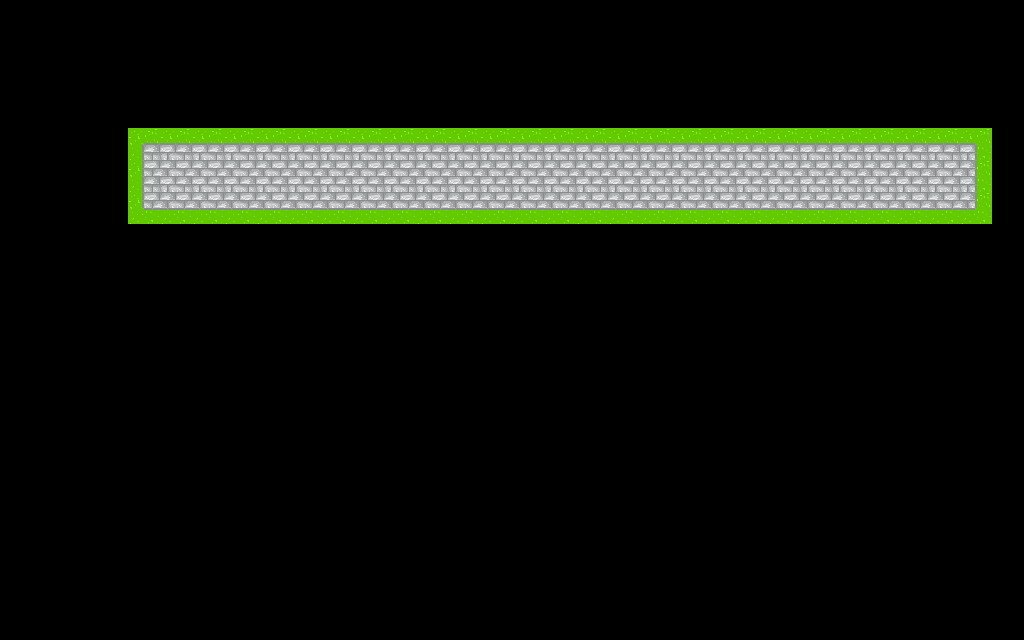

This game map was drawn from its Tiled (.tmx) file and the tilesets committed beside it. A one-line description and the full map source follow:
An orthogonal 32x20 tile map with 32x32 px tiles, 1 tile layer (background).

<map version="1.2" tiledversion="1.3.1" orientation="orthogonal" renderorder="right-down" compressionlevel="-1" width="32" height="20" tilewidth="32" tileheight="32" infinite="0" nextlayerid="2" nextobjectid="1">
 <tileset firstgid="1" source="pathways_no_gaps.tsx" />
 <layer id="1" name="background" width="32" height="20">
  <data encoding="csv">
0,0,0,0,0,0,0,0,0,0,0,0,0,0,0,0,0,0,0,0,0,0,0,0,0,0,0,0,0,0,0,0,
0,0,0,0,0,0,0,0,0,0,0,0,0,0,0,0,0,0,0,0,0,0,0,0,0,0,0,0,0,0,0,0,
0,0,0,0,0,0,0,0,0,0,0,0,0,0,0,0,0,0,0,0,0,0,0,0,0,0,0,0,0,0,0,0,
0,0,0,0,0,0,0,0,0,0,0,0,0,0,0,0,0,0,0,0,0,0,0,0,0,0,0,0,0,0,0,0,
0,0,0,0,1,2,2,2,2,2,2,2,2,2,2,2,2,2,2,2,2,2,2,2,2,2,2,2,2,2,3,0,
0,0,0,0,4,5,5,5,5,5,5,5,5,5,5,5,5,5,5,5,5,5,5,5,5,5,5,5,5,5,6,0,
0,0,0,0,7,8,8,8,8,8,8,8,8,8,8,8,8,8,8,8,8,8,8,8,8,8,8,8,8,8,9,0,
0,0,0,0,0,0,0,0,0,0,0,0,0,0,0,0,0,0,0,0,0,0,0,0,0,0,0,0,0,0,0,0,
0,0,0,0,0,0,0,0,0,0,0,0,0,0,0,0,0,0,0,0,0,0,0,0,0,0,0,0,0,0,0,0,
0,0,0,0,0,0,0,0,0,0,0,0,0,0,0,0,0,0,0,0,0,0,0,0,0,0,0,0,0,0,0,0,
0,0,0,0,0,0,0,0,0,0,0,0,0,0,0,0,0,0,0,0,0,0,0,0,0,0,0,0,0,0,0,0,
0,0,0,0,0,0,0,0,0,0,0,0,0,0,0,0,0,0,0,0,0,0,0,0,0,0,0,0,0,0,0,0,
0,0,0,0,0,0,0,0,0,0,0,0,0,0,0,0,0,0,0,0,0,0,0,0,0,0,0,0,0,0,0,0,
0,0,0,0,0,0,0,0,0,0,0,0,0,0,0,0,0,0,0,0,0,0,0,0,0,0,0,0,0,0,0,0,
0,0,0,0,0,0,0,0,0,0,0,0,0,0,0,0,0,0,0,0,0,0,0,0,0,0,0,0,0,0,0,0,
0,0,0,0,0,0,0,0,0,0,0,0,0,0,0,0,0,0,0,0,0,0,0,0,0,0,0,0,0,0,0,0,
0,0,0,0,0,0,0,0,0,0,0,0,0,0,0,0,0,0,0,0,0,0,0,0,0,0,0,0,0,0,0,0,
0,0,0,0,0,0,0,0,0,0,0,0,0,0,0,0,0,0,0,0,0,0,0,0,0,0,0,0,0,0,0,0,
0,0,0,0,0,0,0,0,0,0,0,0,0,0,0,0,0,0,0,0,0,0,0,0,0,0,0,0,0,0,0,0,
0,0,0,0,0,0,0,0,0,0,0,0,0,0,0,0,0,0,0,0,0,0,0,0,0,0,0,0,0,0,0,0
</data>
 </layer>
</map>